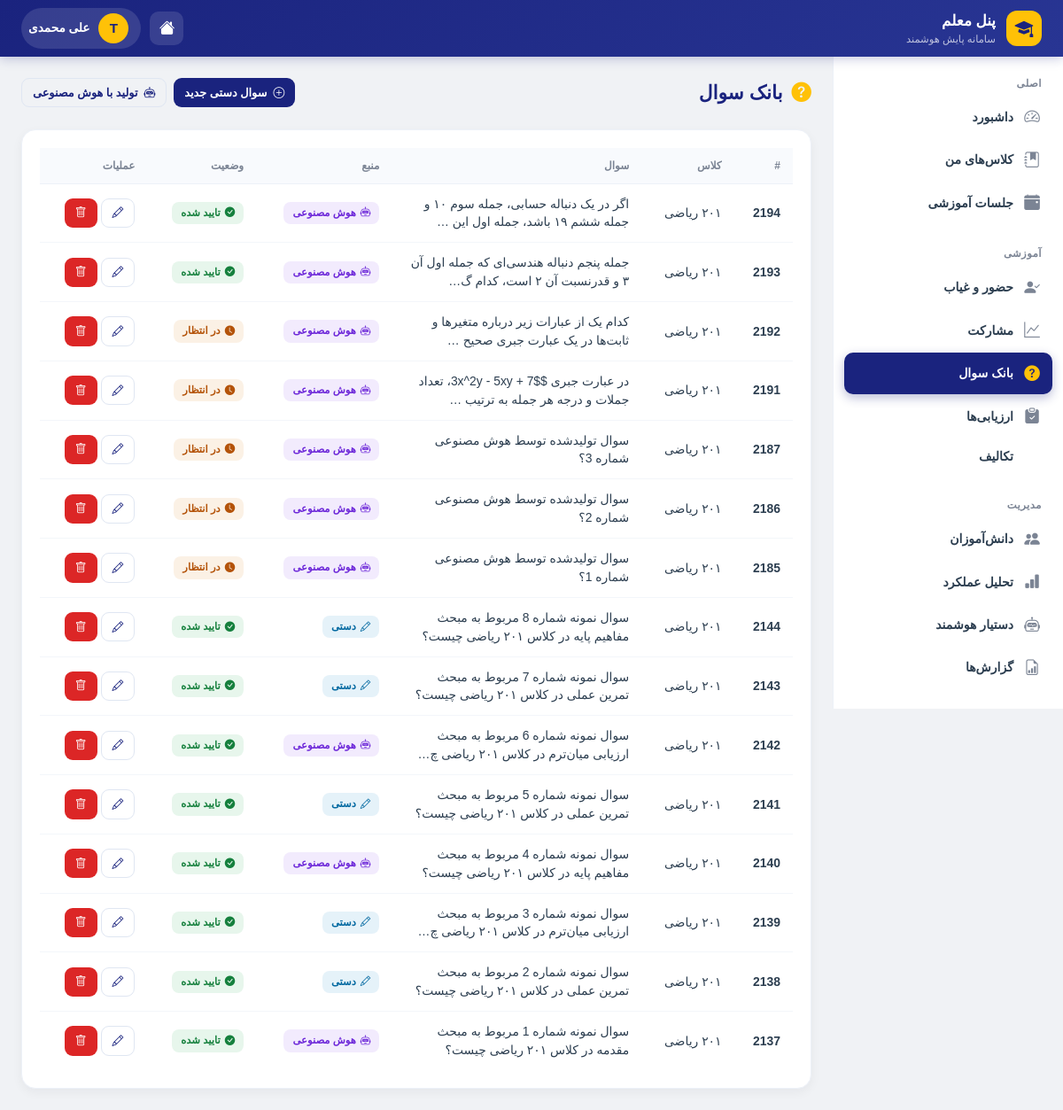
The page /teacher/questions/ (signed in) on the database its author committed.
### accounts/models.py (models this page shows, shortened)
class User(AbstractUser):
    ROLE_CHOICES = (
        ('student', 'دانش آموز'),
        ('teacher', 'معلم'),
        ('assistant', 'معاون'),
        ('principal', 'مدیر مدرسه'),
        ('district_admin', 'مسئول منطقه'),
        ('county_admin', 'مسئول شهرستان'),
        ('province_admin', 'مسئول استان'),
        ('country_admin', 'مسئول کشور'),
    )
    role = models.CharField(max_length=20, choices=ROLE_CHOICES, default='student')
    national_id = models.CharField(
        max_length=10, unique=True, null=True, blank=True,
        verbose_name="کد ملی"
    )
    province = models.ForeignKey(
        'national.Province',
        on_delete=models.SET_NULL,
        null=True, blank=True,
        related_name='admin_users',
        verbose_name="استان اختصاصی (برای مسئول استانی)"
    )
    district = models.ForeignKey(
        'national.District',
        on_delete=models.SET_NULL,
        null=True, blank=True,
        related_name='admin_users',
        verbose_name="منطقه اختصاصی (برای مسئول منطقه)"
    )
    class Meta:
        verbose_name = "کاربر"
        verbose_name_plural = "کاربران"

### dashboard/models.py (models this page shows, shortened)
class Question(models.Model):
    SOURCE_CHOICES = (
        ('ai', 'هوش مصنوعی'),
        ('manual', 'دستی'),
    )
    REVIEW_STATUS_CHOICES = (
        ('pending', 'در انتظار بررسی'),
        ('approved', 'تایید شده'),
        ('rejected', 'رد شده'),
    )
    classroom = models.ForeignKey(
        Classroom,
        on_delete=models.CASCADE,
        related_name='questions',
        verbose_name="کلاس"
    )
    session = models.ForeignKey(
        ClassSession,
        on_delete=models.CASCADE,
        related_name='questions',
        null=True,
        blank=True,
        verbose_name="جلسه"
    )
    review_status = models.CharField(
        max_length=10,
        choices=REVIEW_STATUS_CHOICES,
        default='approved',
        verbose_name="وضعیت بررسی"
    )
    created_by = models.ForeignKey(
        User,
        on_delete=models.SET_NULL,
        null=True,
        blank=True,
        related_name='created_questions',
        verbose_name="ایجادکننده"
    )
    ai_job = models.ForeignKey(
        AIGenerationJob,
        on_delete=models.SET_NULL,
        null=True,
        blank=True,
        related_name='generated_questions',
        verbose_name="درخواست هوش مصنوعی"
    )
    source = models.CharField(
        max_length=10,
        choices=SOURCE_CHOICES,
        default='manual',
        verbose_name="منبع سوال"
    )
    is_approved = models.BooleanField(
        default=True,
        verbose_name="تایید شده"
    )
    topic = models.CharField(
        max_length=200,
        blank=True,
        verbose_name="مبحث"
    )
    text = models.TextField(verbose_name="متن سوال")
    choice_a = models.CharField(max_length=200, verbose_name="گزینه الف")
    choice_b = models.CharField(max_length=200, verbose_name="گزینه ب")
    choice_c = models.CharField(max_length=200, verbose_name="گزینه ج")
    choice_d = models.CharField(max_length=200, verbose_name="گزینه د")
    correct_answer = models.CharField(
        max_length=1,
        choices=[('a', 'الف'), ('b', 'ب'), ('c', 'ج'), ('d', 'د')],
        verbose_name="پاسخ صحیح"
    )
    timer_seconds = models.PositiveIntegerField(
        default=300,
        verbose_name="زمان پاسخ (ثانیه)"
    )
    created_at = models.DateTimeField(auto_now_add=True)
    class Meta:
        verbose_name = "سوال"
        verbose_name_plural = "سوالات"
        ordering = ['-created_at']

class Classroom(models.Model):
    GRADE_CHOICES = (
        ('10', 'دهم'),
        ('11', 'یازدهم'),
        ('12', 'دوازدهم'),
    )
    FIELD_CHOICES = (
        ('computer', 'کامپیوتر'),
        ('electrical', 'برق'),
        ('mechanical', 'مکانیک'),
        ('accounting', 'حسابداری'),
        ('math', 'ریاضی'),
        ('experimental', 'تجربی'),
        ('humanities', 'انسانی'),
    )
    name = models.CharField(max_length=100, verbose_name="نام کلاس")
    subject = models.CharField(max_length=100, verbose_name="درس")
    grade = models.CharField(
        max_length=2,
        choices=GRADE_CHOICES,
        default='10',
        verbose_name="پایه تحصیلی"
    )
    field = models.CharField(
        max_length=20,
        choices=FIELD_CHOICES,
        default='math',
        verbose_name="رشته تحصیلی"
    )
    teacher_name = models.CharField(
        max_length=100,
        verbose_name="نام معلم"
    )
    teacher = models.ForeignKey(
        User,
        on_delete=models.SET_NULL,
        null=True,
        blank=True,
        related_name='taught_classes',
        verbose_name="کاربر معلم (اختیاری)"
    )
    students = models.ManyToManyField(
        User,
        related_name='enrolled_classes',
        blank=True,
        verbose_name="دانش‌آموزان"
    )
    school = models.ForeignKey(
        'national.School',
        on_delete=models.SET_NULL,
        null=True,
        blank=True,
        related_name='classrooms',
        verbose_name="مدرسه"
    )
    created_at = models.DateTimeField(auto_now_add=True)
    class Meta:
        verbose_name = "کلاس"
        verbose_name_plural = "کلاس‌ها"

### teacher/views.py (the view)
# urls.py: path('questions/', views.teacher_questions, name='questions'),
@teacher_scope_required
def teacher_questions(request):
    scope = request.teacher_scope
    questions = scope.filter_questions().select_related(
        'classroom', 'session', 'ai_job', 'created_by'
    ).order_by('-created_at')
    classroom_filter = request.GET.get('classroom', '')
    source_filter = request.GET.get('source', '')
    status_filter = request.GET.get('review_status', '')
    search_query = request.GET.get('q', '')
    if classroom_filter:
        questions = questions.filter(classroom_id=classroom_filter)
    if source_filter:
        questions = questions.filter(source=source_filter)
    if status_filter:
        questions = questions.filter(review_status=status_filter)
    if search_query:
        questions = questions.filter(
            Q(text__icontains=search_query) |
            Q(topic__icontains=search_query)
        )
    classrooms = scope.filter_classes()
    context = {
        'title': 'بانک سوالات',
        'questions': questions,
        'classrooms': classrooms,
        'classroom_filter': classroom_filter,
        'source_filter': source_filter,
        'status_filter': status_filter,
        'search_query': search_query,
        'total_count': questions.count(),
    }
    return render(request, 'teacher/questions/list.html', context)

### teacher/scope.py (called while the page is built)
    def filter_classes(self, qs=None):
        if qs is None:
            qs = Classroom.objects.all()
        return qs.filter(teacher=self.user)

    def filter_questions(self, qs=None):
        if qs is None:
            qs = Question.objects.all()
        return qs.filter(classroom__teacher=self.user)

### teacher/templates/teacher/questions/list.html (shortened to what this page needs)
{% extends 'teacher/base_teacher.html' %}
{% block content %}
<div class="t-page-header">
    <div class="t-page-title"><i class="bi bi-question-circle-fill"></i> بانک سوال</div>
    <div class="d-flex gap-2">
        <a href="{% url 'teacher:question_create' %}" class="t-btn t-btn-primary t-btn-sm">
            <i class="bi bi-plus-circle"></i> سوال دستی جدید
        </a>
        <a href="{% url 'dashboard:teacher_ai_new' %}" class="t-btn t-btn-outline t-btn-sm">
            <i class="bi bi-robot"></i> تولید با هوش مصنوعی
        </a>
    </div>
</div>
<div class="t-card">
    <div class="t-card-body">
        {% if questions %}
        <div class="table-responsive">
            <table class="t-table">
                <thead>
                    <tr>
                        <th>#</th>
                        <th>کلاس</th>
                        <th>سوال</th>
                        <th>منبع</th>
                        <th>وضعیت</th>
                        <th>عملیات</th>
                    </tr>
                </thead>
                <tbody>
                    {% for question in questions %}
                    <tr>
                        <td><strong>{{ question.id }}</strong></td>
                        <td>{{ question.classroom.name }}</td>
                        <td style="max-width:250px;">{{ question.text|truncatechars:70 }}</td>
                        <td>
                            {% if question.source == 'ai' %}
                                <span class="t-badge purple"><i class="bi bi-robot"></i> هوش مصنوعی</span>
                            {% else %}
                                <span class="t-badge info"><i class="bi bi-pencil"></i> دستی</span>
                            {% endif %}
                        </td>
                        <td>
                            {% if question.review_status == 'approved' %}
                                {% include "teacher/components/status_badge.html" with status="approved" display="تایید شده" %}
                            {% elif question.review_status == 'pending' %}
                                {% include "teacher/components/status_badge.html" with status="pending" display="در انتظار" %}
                            {% else %}
                                {% include "teacher/components/status_badge.html" with status="rejected" display="رد شده" %}
                            {% endif %}
                        </td>
                        <td>
                            <div class="d-flex gap-1">
                                <a href="{% url 'teacher:question_edit' question.id %}" class="t-btn t-btn-outline t-btn-sm" title="ویرایش">
                                    <i class="bi bi-pencil"></i>
                                </a>
                                <a href="{% url 'teacher:question_delete' question.id %}" class="t-btn t-btn-danger t-btn-sm" title="حذف">
                                    <i class="bi bi-trash"></i>
                                </a>
                            </div>
                        </td>
                    </tr>
                    {% endfor %}
                </tbody>
            </table>
        </div>
        {% else %}
            {% include "teacher/components/empty_state.html" with icon="bi-question-circle" title="سوالی ثبت نشده" message="بانک سوال شما خالی است. سوال دستی بسازید یا با هوش مصنوعی تولید کنید." cta_text="ساخت سوال" cta_url="/teacher/questions/create/" %}
        {% endif %}
    </div>
</div>
{% endblock %}

### teacher/templates/teacher/base_teacher.html (shortened to what this page needs)
<!DOCTYPE html>
<html lang="fa" dir="rtl">
<head>
    <link href="https://cdn.jsdelivr.net/npm/bootstrap@5.3.3/dist/css/bootstrap.rtl.min.css" rel="stylesheet">
    <link rel="stylesheet" href="https://cdn.jsdelivr.net/npm/bootstrap-icons@1.11.3/font/bootstrap-icons.min.css">
    <link href="https://cdn.jsdelivr.net/gh/rastikerdar/vazirmatn@v33.003/Vazirmatn-font-face.css" rel="stylesheet">
</head>
<body>
    <header class="t-header">
        <a href="{% url 'teacher:dashboard' %}" class="t-header-brand">
            <div class="t-header-icon"><i class="bi bi-mortarboard-fill"></i></div>
            <div>
                <div class="t-header-title">پنل معلم</div>
                <div class="t-header-sub">سامانه پایش هوشمند</div>
            </div>
        </a>
        <div class="t-header-actions">
            <a href="{% url 'dashboard:home' %}" class="t-header-btn" title="داشبورد اصلی">
                <i class="bi bi-house-fill"></i>
            </a>
            <a href="#" class="t-header-user">
                <div class="t-header-avatar">{{ user.username|first|upper }}</div>
                {{ user.get_full_name|default:user.username }}
            </a>
        </div>
    </header>
    <aside class="t-sidebar" id="tSidebar">
        <div class="t-sidebar-section">
            <div class="t-sidebar-label">اصلی</div>
            <a href="{% url 'teacher:dashboard' %}" class="t-sidebar-item {% if request.resolver_match.url_name == 'dashboard' %}active{% endif %}">
                <i class="bi bi-speedometer2"></i> داشبورد
            </a>
            <a href="{% url 'teacher:classes' %}" class="t-sidebar-item {% if 'class' in request.resolver_match.url_name %}active{% endif %}">
                <i class="bi bi-journal-bookmark-fill"></i> کلاس‌های من
            </a>
            <a href="{% url 'teacher:sessions' %}" class="t-sidebar-item {% if 'session' in request.resolver_match.url_name and 'panel' not in request.resolver_match.url_name %}active{% endif %}">
                <i class="bi bi-calendar-event-fill"></i> جلسات آموزشی
            </a>
        </div>
        <div class="t-sidebar-section">
            <div class="t-sidebar-label">آموزشی</div>
            <a href="{% url 'teacher:attendance' %}" class="t-sidebar-item {% if 'attendance' in request.resolver_match.url_name %}active{% endif %}">
                <i class="bi bi-person-check-fill"></i> حضور و غیاب
            </a>
            <a href="{% url 'teacher:participation' %}" class="t-sidebar-item {% if 'participation' in request.resolver_match.url_name %}active{% endif %}">
                <i class="bi bi-graph-up"></i> مشارکت
            </a>
            <a href="{% url 'teacher:questions' %}" class="t-sidebar-item {% if 'question' in request.resolver_match.url_name %}active{% endif %}">
                <i class="bi bi-question-circle-fill"></i> بانک سوال
            </a>
            <a href="{% url 'teacher:assessments' %}" class="t-sidebar-item {% if 'assessment' in request.resolver_match.url_name %}active{% endif %}">
                <i class="bi bi-clipboard-check-fill"></i> ارزیابی‌ها
            </a>
            <a href="{% url 'teacher:homework' %}" class="t-sidebar-item {% if 'homework' in request.resolver_match.url_name %}active{% endif %}">
                 تکالیف
            </a>
        </div>
        <div class="t-sidebar-section">
            <div class="t-sidebar-label">مدیریت</div>
            <a href="{% url 'teacher:students' %}" class="t-sidebar-item {% if 'student' in request.resolver_match.url_name %}active{% endif %}">
                <i class="bi bi-people-fill"></i> دانش‌آموزان
            </a>
            <a href="{% url 'teacher:analytics' %}" class="t-sidebar-item {% if 'analytics' in request.resolver_match.url_name or 'topic' in request.resolver_match.url_name %}active{% endif %}">
                <i class="bi bi-bar-chart-fill"></i> تحلیل عملکرد
            </a>
            <a href="{% url 'teacher:ai' %}" class="t-sidebar-item {% if 'ai' in request.resolver_match.url_name %}active{% endif %}">
                <i class="bi bi-robot"></i> دستیار هوشمند
            </a>
            <a href="{% url 'teacher:reports' %}" class="t-sidebar-item {% if 'reports' in request.resolver_match.url_name %}active{% endif %}">
                <i class="bi bi-file-earmark-bar-graph"></i> گزارش‌ها
            </a>
        </div>
    </aside>
    <main class="t-main">
        {% block content %}{% endblock %}
    </main>
</body>
</html>

### teacher/templates/teacher/components/status_badge.html
{% if status == 'active' or status == 'present' or status == 'completed' or status == 'approved' or status == 'high' %}
<span class="t-badge success"><i class="bi bi-check-circle-fill"></i>{{ display|default:status }}</span>
{% elif status == 'scheduled' or status == 'pending' or status == 'medium' %}
<span class="t-badge warning"><i class="bi bi-clock-fill"></i>{{ display|default:status }}</span>
{% elif status == 'absent' or status == 'failed' or status == 'rejected' or status == 'low' %}
<span class="t-badge danger"><i class="bi bi-x-circle-fill"></i>{{ display|default:status }}</span>
{% elif status == 'suspicious' %}
<span class="t-badge warning"><i class="bi bi-exclamation-triangle-fill"></i>{{ display|default:status }}</span>
{% elif status == 'cancelled' or status == 'draft' %}
<span class="t-badge secondary"><i class="bi bi-dash-circle"></i>{{ display|default:status }}</span>
{% else %}
<span class="t-badge info"><i class="bi bi-info-circle-fill"></i>{{ display|default:status }}</span>
{% endif %}

### rows shown on the page
User: username|first "T", get_full_name "علی محمدی"
Question: id "2194", classroom.name "۲۰۱ ریاضی", text "اگر در یک دنباله حسابی، جمله سوم ۱۰ و جمله ششم ۱۹ باشد، جمله اول این …", source "ai" (drawn), display "تایید شده"
Question: id "2193", classroom.name "۲۰۱ ریاضی", text "جمله پنجم دنباله هندسی‌ای که جمله اول آن ۳ و قدرنسبت آن ۲ است، کدام گ…", source "ai" (drawn), display "تایید شده"
Question: id "2192", classroom.name "۲۰۱ ریاضی", text "کدام یک از عبارات زیر درباره متغیرها و ثابت‌ها در یک عبارت جبری صحیح …", source "ai" (drawn), display "در انتظار"
Question: id "2191", classroom.name "۲۰۱ ریاضی", text "در عبارت جبری $3x^2y - 5xy + 7$، تعداد جملات و درجه هر جمله به ترتیب …", source "ai" (drawn), display "در انتظار"
Question: id "2187", classroom.name "۲۰۱ ریاضی", text "سوال تولیدشده توسط هوش مصنوعی شماره 3؟", source "ai" (drawn), display "در انتظار"
Question: id "2186", classroom.name "۲۰۱ ریاضی", text "سوال تولیدشده توسط هوش مصنوعی شماره 2؟", source "ai" (drawn), display "در انتظار"
Question: id "2185", classroom.name "۲۰۱ ریاضی", text "سوال تولیدشده توسط هوش مصنوعی شماره 1؟", source "ai" (drawn), display "در انتظار"
Question: id "2144", classroom.name "۲۰۱ ریاضی", text "سوال نمونه شماره 8 مربوط به مبحث مفاهیم پایه در کلاس ۲۰۱ ریاضی چیست؟", source "manual" (drawn), display "تایید شده"
Question: id "2143", classroom.name "۲۰۱ ریاضی", text "سوال نمونه شماره 7 مربوط به مبحث تمرین عملی در کلاس ۲۰۱ ریاضی چیست؟", source "manual" (drawn), display "تایید شده"
Question: id "2142", classroom.name "۲۰۱ ریاضی", text "سوال نمونه شماره 6 مربوط به مبحث ارزیابی میان‌ترم در کلاس ۲۰۱ ریاضی چ…", source "ai" (drawn), display "تایید شده"
Question: id "2141", classroom.name "۲۰۱ ریاضی", text "سوال نمونه شماره 5 مربوط به مبحث تمرین عملی در کلاس ۲۰۱ ریاضی چیست؟", source "manual" (drawn), display "تایید شده"
Question: id "2140", classroom.name "۲۰۱ ریاضی", text "سوال نمونه شماره 4 مربوط به مبحث مفاهیم پایه در کلاس ۲۰۱ ریاضی چیست؟", source "ai" (drawn), display "تایید شده"
Question: id "2139", classroom.name "۲۰۱ ریاضی", text "سوال نمونه شماره 3 مربوط به مبحث ارزیابی میان‌ترم در کلاس ۲۰۱ ریاضی چ…", source "manual" (drawn), display "تایید شده"
Question: id "2138", classroom.name "۲۰۱ ریاضی", text "سوال نمونه شماره 2 مربوط به مبحث تمرین عملی در کلاس ۲۰۱ ریاضی چیست؟", source "manual" (drawn), display "تایید شده"
Question: id "2137", classroom.name "۲۰۱ ریاضی", text "سوال نمونه شماره 1 مربوط به مبحث مقدمه در کلاس ۲۰۱ ریاضی چیست؟", source "ai" (drawn), display "تایید شده"
